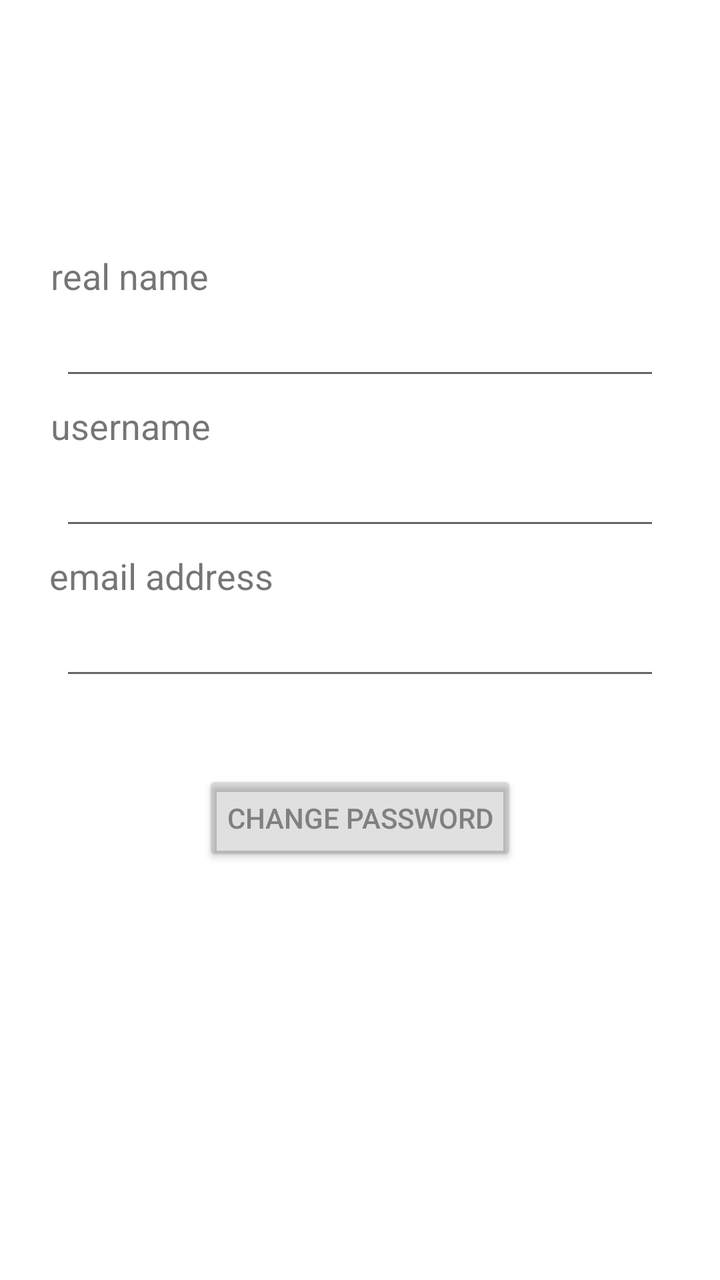
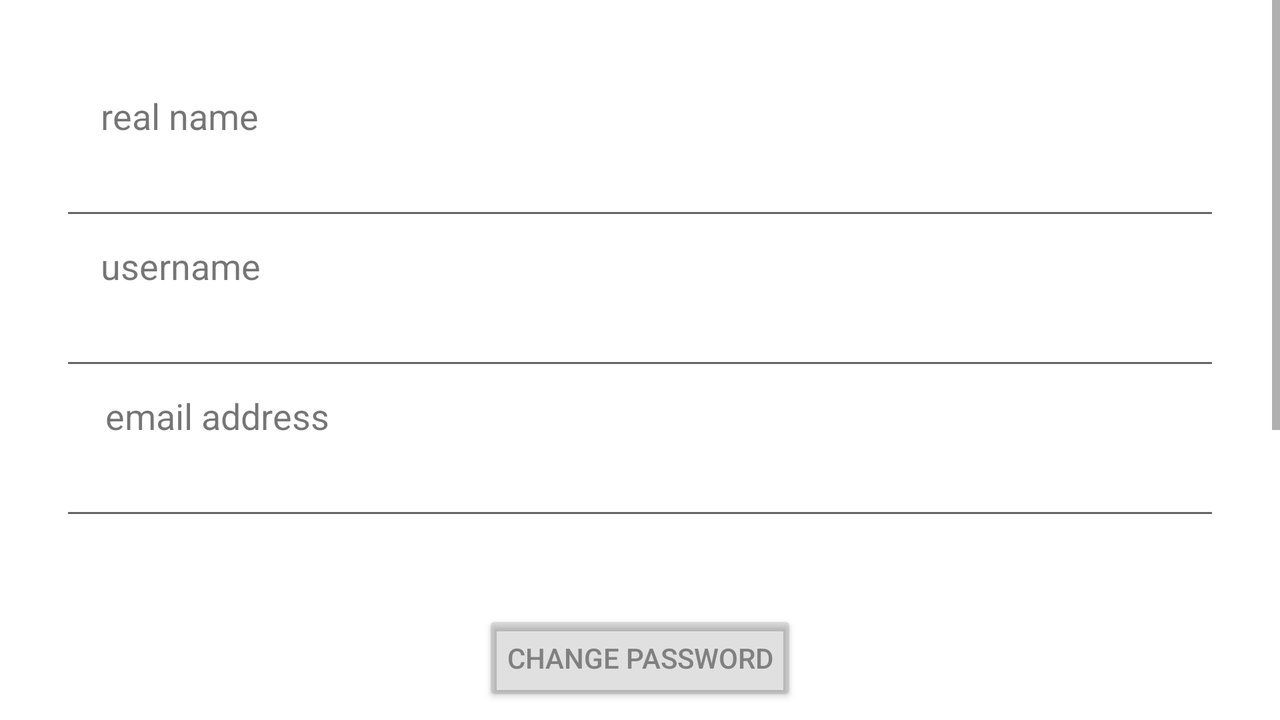

One screen, two layout resources from the same app: the default and the author's alternative for another configuration. Each is rendered where Android would select it; the XML of both is given below.
<!-- AndroidManifest.xml: application theme Theme.StreamApp -->
<!-- res/layout/profile_fragment.xml -->
<?xml version="1.0" encoding="utf-8"?>
<FrameLayout xmlns:android="http://schemas.android.com/apk/res/android"
    xmlns:app="http://schemas.android.com/apk/res-auto"
    xmlns:tools="http://schemas.android.com/tools"
    android:layout_width="match_parent"
    android:layout_height="match_parent"
    tools:context=".profileManagement.Profile">

    <androidx.constraintlayout.widget.ConstraintLayout
        android:layout_width="match_parent"
        android:layout_height="match_parent">

        <EditText
            android:id="@+id/realName"
            android:layout_width="match_parent"
            android:layout_height="45dp"
            android:layout_marginStart="30dp"
            android:layout_marginTop="150dp"
            android:layout_marginEnd="30dp"
            android:inputType="text"
            android:textSize="24sp"
            android:textColorHint="@color/black"
            app:layout_constraintEnd_toEndOf="parent"
            app:layout_constraintHorizontal_bias="0.0"
            app:layout_constraintStart_toStartOf="parent"
            app:layout_constraintTop_toTopOf="parent" />

        <EditText
            android:id="@+id/username"
            android:layout_width="match_parent"
            android:layout_height="45dp"
            android:layout_marginStart="30dp"
            android:layout_marginTop="30dp"
            android:layout_marginEnd="30dp"
            android:inputType="text"
            android:textSize="24sp"
            android:textColorHint="@color/black"
            app:layout_constraintEnd_toEndOf="parent"
            app:layout_constraintHorizontal_bias="0.0"
            app:layout_constraintStart_toStartOf="parent"
            app:layout_constraintTop_toBottomOf="@+id/realName" />

        <EditText
            android:id="@+id/emailAddress"
            android:layout_width="match_parent"
            android:layout_height="45dp"
            android:layout_marginStart="30dp"
            android:layout_marginTop="30dp"
            android:layout_marginEnd="30dp"
            android:textSize="24sp"
            android:textColorHint="@color/black"
            app:layout_constraintEnd_toEndOf="parent"
            app:layout_constraintHorizontal_bias="1.0"
            app:layout_constraintStart_toStartOf="parent"
            app:layout_constraintTop_toBottomOf="@+id/username" />

        <EditText
            android:id="@+id/password"
            android:layout_width="match_parent"
            android:layout_height="45dp"
            android:layout_marginStart="30dp"
            android:layout_marginTop="30dp"
            android:layout_marginEnd="30dp"
            android:inputType="textPassword"
            android:textColor="@color/black"
            android:textSize="24sp"
            android:visibility="invisible"
            android:text=""
            app:layout_constraintEnd_toEndOf="parent"
            app:layout_constraintHorizontal_bias="0.0"
            app:layout_constraintStart_toStartOf="parent"
            app:layout_constraintTop_toBottomOf="@+id/emailAddress" />

        <EditText
            android:id="@+id/confirm_password"
            android:layout_width="match_parent"
            android:layout_height="45dp"
            android:layout_marginStart="30dp"
            android:layout_marginTop="30dp"
            android:layout_marginEnd="30dp"
            android:inputType="textPassword"
            android:text=""
            android:textColor="@color/black"
            android:textSize="24sp"
            android:visibility="invisible"
            app:layout_constraintEnd_toEndOf="parent"
            app:layout_constraintHorizontal_bias="0.0"
            app:layout_constraintStart_toStartOf="parent"
            app:layout_constraintTop_toBottomOf="@+id/password" />

        <Button
            android:id="@+id/save_btn"
            android:layout_width="wrap_content"
            android:layout_height="wrap_content"
            android:layout_marginTop="40dp"
            android:layout_marginBottom="100dp"
            android:background="@drawable/round_button"
            android:text="save \n changes"
            android:visibility="invisible"
            app:layout_constraintBottom_toBottomOf="parent"
            app:layout_constraintEnd_toEndOf="parent"
            app:layout_constraintHorizontal_bias="0.498"
            app:layout_constraintStart_toStartOf="parent"
            app:layout_constraintTop_toBottomOf="@+id/confirm_password"
            app:layout_constraintVertical_bias="0.0" />

        <TextView
            android:id="@+id/text_realName"
            android:layout_width="wrap_content"
            android:layout_height="wrap_content"
            android:text="@string/real_name"
            android:textSize="18sp"
            app:layout_constraintBottom_toTopOf="@+id/realName"
            app:layout_constraintEnd_toEndOf="parent"
            app:layout_constraintHorizontal_bias="0.09"
            app:layout_constraintStart_toStartOf="parent"
            app:layout_constraintTop_toTopOf="parent"
            app:layout_constraintVertical_bias="1.0" />

        <TextView
            android:id="@+id/text_username"
            android:layout_width="wrap_content"
            android:layout_height="wrap_content"
            android:text="@string/username"
            android:textSize="18sp"
            app:layout_constraintBottom_toTopOf="@+id/username"
            app:layout_constraintEnd_toEndOf="parent"
            app:layout_constraintHorizontal_bias="0.09"
            app:layout_constraintStart_toStartOf="parent"
            app:layout_constraintTop_toBottomOf="@+id/realName"
            app:layout_constraintVertical_bias="1.0" />

        <TextView
            android:id="@+id/text_emailAddress"
            android:layout_width="wrap_content"
            android:layout_height="wrap_content"
            android:text="@string/email_address"
            android:textSize="18sp"
            app:layout_constraintBottom_toTopOf="@+id/emailAddress"
            app:layout_constraintEnd_toEndOf="parent"
            app:layout_constraintHorizontal_bias="0.1"
            app:layout_constraintStart_toStartOf="parent"
            app:layout_constraintTop_toBottomOf="@+id/username"
            app:layout_constraintVertical_bias="1.0" />

        <TextView
            android:id="@+id/text_new_password"
            android:layout_width="wrap_content"
            android:layout_height="wrap_content"
            android:text="new password"
            android:textSize="18sp"
            android:visibility="invisible"
            app:layout_constraintBottom_toTopOf="@+id/password"
            app:layout_constraintEnd_toEndOf="parent"
            app:layout_constraintHorizontal_bias="0.101"
            app:layout_constraintStart_toStartOf="parent"
            app:layout_constraintTop_toBottomOf="@+id/emailAddress"
            app:layout_constraintVertical_bias="1.0" />

        <TextView
            android:id="@+id/text_confirm_new_password"
            android:layout_width="wrap_content"
            android:layout_height="wrap_content"
            android:text="confirm new password"
            android:textSize="18sp"
            android:visibility="invisible"
            app:layout_constraintBottom_toTopOf="@+id/confirm_password"
            app:layout_constraintEnd_toEndOf="parent"
            app:layout_constraintHorizontal_bias="0.13"
            app:layout_constraintStart_toStartOf="parent"
            app:layout_constraintTop_toBottomOf="@+id/password"
            app:layout_constraintVertical_bias="1.0" />

        <Button
            android:id="@+id/changePassword_btn"
            android:layout_width="wrap_content"
            android:layout_height="wrap_content"
            android:layout_marginTop="40dp"
            android:backgroundTint="@color/material_on_surface_stroke"
            android:text="change password"
            android:textColor="@android:color/tertiary_text_dark"
            android:visibility="visible"
            app:layout_constraintBottom_toBottomOf="parent"
            app:layout_constraintEnd_toEndOf="parent"
            app:layout_constraintStart_toStartOf="parent"
            app:layout_constraintTop_toBottomOf="@+id/emailAddress"
            app:layout_constraintVertical_bias="0.0" />

    </androidx.constraintlayout.widget.ConstraintLayout>
</FrameLayout>
<!-- resources referenced by this layout -->
<resources>
  <color name="black">#FF000000</color>
  <!-- drawable round_button (drawable) -->
  <?xml version="1.0" encoding="utf-8"?>
  <shape xmlns:android="http://schemas.android.com/apk/res/android"
      android:shape="rectangle">
  
      <solid android:color="@android:color/darker_gray"/>
      <corners android:radius="100dp"/>
  </shape>
  <string name="email_address">email address</string>
  <string name="real_name">real name</string>
  <string name="username">username</string>
  <style name="Theme.StreamApp" parent="Theme.MaterialComponents.DayNight.DarkActionBar">
          
          <item name="colorPrimary">@color/purple_500</item>
          <item name="colorPrimaryVariant">@color/purple_700</item>
          <item name="colorOnPrimary">@color/white</item>
          
          <item name="colorSecondary">@color/teal_200</item>
          <item name="colorSecondaryVariant">@color/teal_700</item>
          <item name="colorOnSecondary">@color/black</item>
          
          <item name="android:statusBarColor" tools:targetApi="l">?attr/colorPrimaryVariant</item>
          
      </style>
  <color name="purple_500">#FF6200EE</color>
  <color name="purple_700">#FF3700B3</color>
  <color name="white">#FFFFFFFF</color>
  <color name="teal_200">#FF03DAC5</color>
  <color name="teal_700">#FF018786</color>
</resources>
<!-- res/layout-land/profile_fragment.xml (the author's variant of the layout above) -->
<!-- drawn on the phone turned sideways -->
<?xml version="1.0" encoding="utf-8"?>
<FrameLayout xmlns:android="http://schemas.android.com/apk/res/android"
    xmlns:app="http://schemas.android.com/apk/res-auto"
    xmlns:tools="http://schemas.android.com/tools"
    android:layout_width="match_parent"
    android:layout_height="match_parent"
    tools:context=".profileManagement.Profile">

    <ScrollView
        android:layout_width="match_parent"
        android:layout_height="match_parent" >

        <androidx.constraintlayout.widget.ConstraintLayout
            android:layout_width="match_parent"
            android:layout_height="wrap_content">

            <EditText
                android:id="@+id/realName"
                android:layout_width="match_parent"
                android:layout_height="45dp"
                android:layout_marginStart="30dp"
                android:layout_marginTop="70dp"
                android:layout_marginEnd="30dp"
                android:inputType="text"
                android:textColorHint="@color/black"
                android:textSize="24sp"
                app:layout_constraintEnd_toEndOf="parent"
                app:layout_constraintHorizontal_bias="0.0"
                app:layout_constraintStart_toStartOf="parent"
                app:layout_constraintTop_toTopOf="parent" />

            <EditText
                android:id="@+id/username"
                android:layout_width="match_parent"
                android:layout_height="45dp"
                android:layout_marginStart="30dp"
                android:layout_marginTop="30dp"
                android:layout_marginEnd="30dp"
                android:inputType="text"
                android:textColorHint="@color/black"
                android:textSize="24sp"
                app:layout_constraintEnd_toEndOf="parent"
                app:layout_constraintHorizontal_bias="0.0"
                app:layout_constraintStart_toStartOf="parent"
                app:layout_constraintTop_toBottomOf="@+id/realName" />

            <EditText
                android:id="@+id/emailAddress"
                android:layout_width="match_parent"
                android:layout_height="45dp"
                android:layout_marginStart="30dp"
                android:layout_marginTop="30dp"
                android:layout_marginEnd="30dp"
                android:textColorHint="@color/black"
                android:textSize="24sp"
                app:layout_constraintEnd_toEndOf="parent"
                app:layout_constraintHorizontal_bias="1.0"
                app:layout_constraintStart_toStartOf="parent"
                app:layout_constraintTop_toBottomOf="@+id/username" />

            <EditText
                android:id="@+id/password"
                android:layout_width="match_parent"
                android:layout_height="45dp"
                android:layout_marginStart="30dp"
                android:layout_marginTop="30dp"
                android:layout_marginEnd="30dp"
                android:inputType="textPassword"
                android:text=""
                android:textColor="@color/black"
                android:textSize="24sp"
                android:visibility="invisible"
                app:layout_constraintEnd_toEndOf="parent"
                app:layout_constraintHorizontal_bias="0.0"
                app:layout_constraintStart_toStartOf="parent"
                app:layout_constraintTop_toBottomOf="@+id/emailAddress" />

            <EditText
                android:id="@+id/confirm_password"
                android:layout_width="match_parent"
                android:layout_height="45dp"
                android:layout_marginStart="30dp"
                android:layout_marginTop="30dp"
                android:layout_marginEnd="30dp"
                android:inputType="textPassword"
                android:text=""
                android:textColor="@color/black"
                android:textSize="24sp"
                android:visibility="invisible"
                app:layout_constraintEnd_toEndOf="parent"
                app:layout_constraintHorizontal_bias="0.0"
                app:layout_constraintStart_toStartOf="parent"
                app:layout_constraintTop_toBottomOf="@+id/password" />

            <Button
                android:id="@+id/save_btn"
                android:layout_width="wrap_content"
                android:layout_height="wrap_content"
                android:layout_marginTop="40dp"
                android:layout_marginBottom="100dp"
                android:background="@drawable/round_button"
                android:text="save \n changes"
                android:visibility="invisible"
                app:layout_constraintBottom_toBottomOf="parent"
                app:layout_constraintEnd_toEndOf="parent"
                app:layout_constraintHorizontal_bias="0.498"
                app:layout_constraintStart_toStartOf="parent"
                app:layout_constraintTop_toBottomOf="@+id/confirm_password"
                app:layout_constraintVertical_bias="0.0" />

            <TextView
                android:id="@+id/text_realName"
                android:layout_width="wrap_content"
                android:layout_height="wrap_content"
                android:layout_marginTop="24dp"
                android:text="@string/real_name"
                android:textSize="18sp"
                app:layout_constraintBottom_toTopOf="@+id/realName"
                app:layout_constraintEnd_toEndOf="parent"
                app:layout_constraintHorizontal_bias="0.09"
                app:layout_constraintStart_toStartOf="parent"
                app:layout_constraintTop_toTopOf="parent"
                app:layout_constraintVertical_bias="1.0" />

            <TextView
                android:id="@+id/text_username"
                android:layout_width="wrap_content"
                android:layout_height="wrap_content"
                android:text="@string/username"
                android:textSize="18sp"
                app:layout_constraintBottom_toTopOf="@+id/username"
                app:layout_constraintEnd_toEndOf="parent"
                app:layout_constraintHorizontal_bias="0.09"
                app:layout_constraintStart_toStartOf="parent"
                app:layout_constraintTop_toBottomOf="@+id/realName"
                app:layout_constraintVertical_bias="1.0" />

            <TextView
                android:id="@+id/text_emailAddress"
                android:layout_width="wrap_content"
                android:layout_height="wrap_content"
                android:text="@string/email_address"
                android:textSize="18sp"
                app:layout_constraintBottom_toTopOf="@+id/emailAddress"
                app:layout_constraintEnd_toEndOf="parent"
                app:layout_constraintHorizontal_bias="0.1"
                app:layout_constraintStart_toStartOf="parent"
                app:layout_constraintTop_toBottomOf="@+id/username"
                app:layout_constraintVertical_bias="1.0" />

            <TextView
                android:id="@+id/text_new_password"
                android:layout_width="wrap_content"
                android:layout_height="wrap_content"
                android:text="new password"
                android:textSize="18sp"
                android:visibility="invisible"
                app:layout_constraintBottom_toTopOf="@+id/password"
                app:layout_constraintEnd_toEndOf="parent"
                app:layout_constraintHorizontal_bias="0.101"
                app:layout_constraintStart_toStartOf="parent"
                app:layout_constraintTop_toBottomOf="@+id/emailAddress"
                app:layout_constraintVertical_bias="1.0" />

            <TextView
                android:id="@+id/text_confirm_new_password"
                android:layout_width="wrap_content"
                android:layout_height="wrap_content"
                android:text="confirm new password"
                android:textSize="18sp"
                android:visibility="invisible"
                app:layout_constraintBottom_toTopOf="@+id/confirm_password"
                app:layout_constraintEnd_toEndOf="parent"
                app:layout_constraintHorizontal_bias="0.13"
                app:layout_constraintStart_toStartOf="parent"
                app:layout_constraintTop_toBottomOf="@+id/password"
                app:layout_constraintVertical_bias="1.0" />

            <Button
                android:id="@+id/changePassword_btn"
                android:layout_width="wrap_content"
                android:layout_height="wrap_content"
                android:layout_marginTop="40dp"
                android:backgroundTint="@color/material_on_surface_stroke"
                android:text="change password"
                android:textColor="@android:color/tertiary_text_dark"
                android:visibility="visible"
                app:layout_constraintBottom_toBottomOf="parent"
                app:layout_constraintEnd_toEndOf="parent"
                app:layout_constraintStart_toStartOf="parent"
                app:layout_constraintTop_toBottomOf="@+id/emailAddress"
                app:layout_constraintVertical_bias="0.0" />

        </androidx.constraintlayout.widget.ConstraintLayout>
    </ScrollView>

</FrameLayout>
